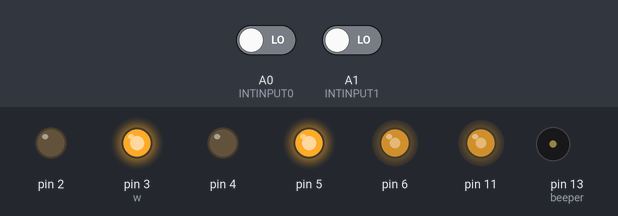
Bench run of a sketch on a simulated Arduino Uno, built with avr-gcc and run on an emulated ATmega328P. Parts: output pins drawn as LEDs (lit = HIGH), buzzer (waves = sounding, pin HIGH). The test bench sets the inputs (shaded band); at power-on: A0 (INTINPUT0) LOW, A1 (INTINPUT1) LOW. What the sketch prints to the serial monitor is not drawn.

Above: at 0.1 s.
Timing chart, 0 to 1.6 s (numbered marks = the images above):
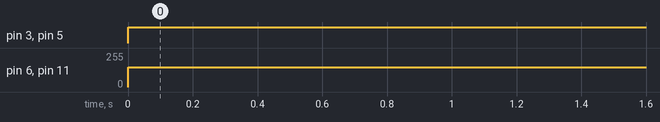

Measured:
- by itself, pin 3 (w), pin 5: LOW → HIGH at 0.00 s
- by itself, pin 6, pin 11: 0/255 → 150/255 at 0.00 s

The sketch:

generalCar.ino
```cpp
// lab2 - Version: Latest
#include "Wheels.h"

Wheels w;
volatile char cmd;

void setup() {
  // put your setup code here, to run once:
  w.attach(3,2,6,5,4,11);
  Serial.begin(9600);
  Serial.println("Forward: WAD");
  Serial.println("Back: ZXC");
  Serial.println("Stop: S");
  w.setSpeed(100);
}

void loop() {
//  while(Serial.available())
//  {
//    cmd = Serial.read();
//    switch(cmd)
//    {
//      case 'w': w.forward(); break;
//      case 'x': w.back(); break;
//      case 'a': w.forwardLeft(); break;
//      case 'd': w.forwardRight(); break;
//      case 'z': w.backLeft(); break;
//      case 'c': w.backRight(); break;
//      case 's': w.stop(); break;
//      case '1': w.setSpeedLeft(75); break;
//      case '2': w.setSpeedLeft(200); break;
//      case '9': w.setSpeedRight(75); break;
//      case '0': w.setSpeedRight(200); break;
//      case '5': w.setSpeed(100); break;
//      case 'f': w.goForward(10); break;
//      case 'b': w.goBack(10); break;
//
//      case 't': doBeepIn(); break;
//    }
//  }
  w.goForward(20);
  delay(200);
  w.turnLeft(90);
  delay(1000);
}

void doBeepIn() {
  digitalWrite(13, digitalRead(13) ^ 1);
}
```

Wheels.cpp
```cpp
#include <Arduino.h>
#include "TimerOne.h"
#include "Wheels.h"
#define INTINPUT0 A0
#define INTINPUT1 A1

#define SET_MOVEMENT(side,f,b) digitalWrite( side[0], f);\
                               digitalWrite( side[1], b)

volatile int cnt;
int beeper = 13;
int period = 500000;
int speedLeft = 0;
int signLeft = 1;
int speedRight = 0;
int signRight = 1;

Wheels::Wheels()
{
  Timer1.initialize();
  Timer1.detachInterrupt();
  pinMode(beeper, OUTPUT);
  cnt = 0;
  pinMode(INTINPUT0, INPUT);
  pinMode(INTINPUT1, INPUT);
  PCICR  = 0x02;
  PCMSK1 = 0x03;
 }

ISR(PCINT1_vect){
 cnt++;
}

void zeroCounters(){
  cnt=0;
}

void doBeep() {
  digitalWrite(beeper, digitalRead(beeper) ^ 1);
}

void Wheels::attachRight(int pF, int pB, int pS)
{
    pinMode(pF, OUTPUT);
    pinMode(pB, OUTPUT);
    pinMode(pS, OUTPUT);
    this->pinsRight[0] = pF;
    this->pinsRight[1] = pB;
    this->pinsRight[2] = pS;
}


void Wheels::attachLeft(int pF, int pB, int pS)
{
    pinMode(pF, OUTPUT);
    pinMode(pB, OUTPUT);
    pinMode(pS, OUTPUT);
    this->pinsLeft[0] = pF;
    this->pinsLeft[1] = pB;
    this->pinsLeft[2] = pS;
}

void Wheels::setSpeedRight(uint8_t s)
{
    analogWrite(this->pinsRight[2], s);
    speedRight = s;
}

void Wheels::setSpeedLeft(uint8_t s)
{
    analogWrite(this->pinsLeft[2], s);
    speedLeft = s;
}

void Wheels::setSpeed(uint8_t s)
{
    setSpeedLeft(s);
    setSpeedRight(s);
}

void Wheels::attach(int pRF, int pRB, int pRS, int pLF, int pLB, int pLS)
{
    this->attachRight(pRF, pRB, pRS);
    this->attachLeft(pLF, pLB, pLS);
}

void Wheels::forwardLeft()
{
    SET_MOVEMENT(pinsLeft, HIGH, LOW);
    signLeft = 1;
}

void Wheels::forwardRight()
{
    SET_MOVEMENT(pinsRight, HIGH, LOW);
    signRight = 1;
}

void Wheels::backLeft()
{
    SET_MOVEMENT(pinsLeft, LOW, HIGH);
    signLeft = -1;
}

void Wheels::backRight()
{
    SET_MOVEMENT(pinsRight, LOW, HIGH);
    signRight = -1;
}

void Wheels::forward()
{
    Timer1.detachInterrupt();
    this->forwardLeft();
    this->forwardRight();
}

void Wheels::back()
{
    Timer1.detachInterrupt();
    Timer1.attachInterrupt(doBeep, 250000);//period - (speedLeft + speedRight)*500);
    this->backLeft();
    this->backRight();
}

void Wheels::stopLeft()
{
    SET_MOVEMENT(pinsLeft, LOW, LOW);
}

void Wheels::stopRight()
{
    SET_MOVEMENT(pinsRight, LOW, LOW);
}

void Wheels::stop()
{
    Timer1.detachInterrupt();
    this->stopLeft();
    this->stopRight();
}

void Wheels::goForward(int cm){
    this->setSpeed(150);
    this->forward();
    while (cnt < 8*cm) delay(50);
    Serial.println(cnt);
    this->stop();
    zeroCounters();
}

void Wheels::goBack(int cm){
    this->setSpeed(150);
    this->back();
    while (cnt < 8*cm) delay(50);
    this->stop();
    zeroCounters();
}


void Wheels::setBeeper(int pin){
    beeper = pin;
}

void Wheels::turnLeft(int dgrs){
  this->setSpeed(0);
  this->setSpeedRight(150);
  this->forward();
  while (cnt < 1.8*dgrs) delay(50);
  this->stop();
  zeroCounters();
}

void Wheels::turnRight(int dgrs){
  this->setSpeed(0);
  this->setSpeedLeft(150);
  this->forward();
  while (cnt < 1.8*dgrs) delay(50);
  this->stop();
  zeroCounters();
}
```

Wheels.h
```cpp
/*
 * prosta implementacja klasy obsługującej
 * silniki pojazdu za pośrednictwem modułu L298
 *
 * Sterowanie odbywa się przez:
 * 1)  powiązanie odpowiednich pinów I/O Arduino metodą attach()
 * 2)  ustalenie prędkości setSpeed*()
 * 3)  wywołanie funkcji ruchu
 *
 * TODO:
 *  - zabezpieczenie przed ruchem bez attach()
 *  - ustawienie domyślnej prędkości != 0
 */


#include <Arduino.h>


#ifndef Wheels_h
#define Wheels_h


class Wheels {
    public:
        Wheels();
        /*
         *  pinForward - wejście "naprzód" L298
         *  pinBack    - wejście "wstecz" L298
         *  pinSpeed   - wejście "enable/PWM" L298
         */
        void attachRight(int pinForward, int pinBack, int pinSpeed);
        void attachLeft(int pinForward, int pinBack, int pinSpeed);
        void attach(int pinRightForward, int pinRightBack, int pinRightSpeed,
                    int pinLeftForward, int pinLeftBack, int pinLeftSpeed);
        /*
         *  funkcje ruchu
         */
        void forward();
        void forwardLeft();
        void forwardRight();
        void back();
        void backLeft();
        void backRight();
        void stop();
        void stopLeft();
        void stopRight();
        void goForward(int cm);
        void goBack(int cm);
        void setBeeper(int pin);
        /*
         *  ustawienie prędkości obrotowej (przez PWM)
         *   - minimalna efektywna wartość 60
         *      może zależeć od stanu naładowania baterii
         */
        void turnLeft(int dgrs);
        void turnRight(int dgrs);
        void setSpeed(uint8_t);
        void setSpeedRight(uint8_t);
        void setSpeedLeft(uint8_t);

    private:
        int pinsRight[3];
        int pinsLeft[3];
};


#endif
```
